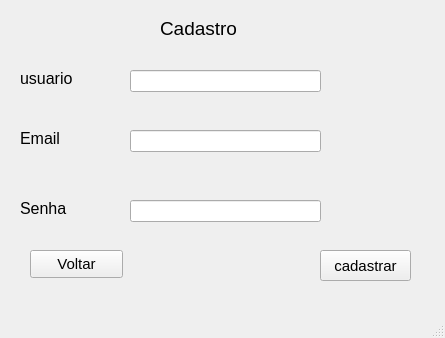
<?xml version="1.0" encoding="UTF-8"?>
<ui version="4.0">
 <class>Tela_cadastro_main</class>
 <widget class="QMainWindow" name="Tela_cadastro_main">
  <property name="geometry">
   <rect>
    <x>0</x>
    <y>0</y>
    <width>445</width>
    <height>338</height>
   </rect>
  </property>
  <property name="windowTitle">
   <string>MainWindow</string>
  </property>
  <widget class="QWidget" name="centralwidget">
   <widget class="QLabel" name="label">
    <property name="geometry">
     <rect>
      <x>160</x>
      <y>20</y>
      <width>81</width>
      <height>16</height>
     </rect>
    </property>
    <property name="font">
     <font>
      <pointsize>14</pointsize>
     </font>
    </property>
    <property name="text">
     <string>Cadastro</string>
    </property>
   </widget>
   <widget class="QLabel" name="label_2">
    <property name="geometry">
     <rect>
      <x>20</x>
      <y>70</y>
      <width>71</width>
      <height>16</height>
     </rect>
    </property>
    <property name="font">
     <font>
      <pointsize>12</pointsize>
     </font>
    </property>
    <property name="text">
     <string>usuario </string>
    </property>
   </widget>
   <widget class="QLineEdit" name="line_usuario">
    <property name="geometry">
     <rect>
      <x>130</x>
      <y>70</y>
      <width>191</width>
      <height>22</height>
     </rect>
    </property>
    <property name="font">
     <font>
      <pointsize>11</pointsize>
     </font>
    </property>
   </widget>
   <widget class="QLabel" name="label_3">
    <property name="geometry">
     <rect>
      <x>20</x>
      <y>200</y>
      <width>61</width>
      <height>16</height>
     </rect>
    </property>
    <property name="font">
     <font>
      <pointsize>12</pointsize>
     </font>
    </property>
    <property name="text">
     <string>Senha</string>
    </property>
   </widget>
   <widget class="QLineEdit" name="line_Senha">
    <property name="geometry">
     <rect>
      <x>130</x>
      <y>200</y>
      <width>191</width>
      <height>22</height>
     </rect>
    </property>
    <property name="font">
     <font>
      <pointsize>11</pointsize>
     </font>
    </property>
   </widget>
   <widget class="QLabel" name="label_4">
    <property name="geometry">
     <rect>
      <x>20</x>
      <y>130</y>
      <width>51</width>
      <height>16</height>
     </rect>
    </property>
    <property name="font">
     <font>
      <pointsize>12</pointsize>
     </font>
    </property>
    <property name="text">
     <string>Email</string>
    </property>
   </widget>
   <widget class="QLineEdit" name="line_email">
    <property name="geometry">
     <rect>
      <x>130</x>
      <y>130</y>
      <width>191</width>
      <height>22</height>
     </rect>
    </property>
    <property name="font">
     <font>
      <pointsize>11</pointsize>
     </font>
    </property>
   </widget>
   <widget class="QPushButton" name="btn_cadastrar">
    <property name="geometry">
     <rect>
      <x>320</x>
      <y>250</y>
      <width>91</width>
      <height>31</height>
     </rect>
    </property>
    <property name="font">
     <font>
      <pointsize>11</pointsize>
     </font>
    </property>
    <property name="text">
     <string>cadastrar</string>
    </property>
   </widget>
   <widget class="QPushButton" name="btn_voltar">
    <property name="geometry">
     <rect>
      <x>30</x>
      <y>250</y>
      <width>93</width>
      <height>28</height>
     </rect>
    </property>
    <property name="font">
     <font>
      <pointsize>11</pointsize>
     </font>
    </property>
    <property name="text">
     <string>Voltar</string>
    </property>
   </widget>
  </widget>
  <widget class="QMenuBar" name="menubar">
   <property name="geometry">
    <rect>
     <x>0</x>
     <y>0</y>
     <width>445</width>
     <height>26</height>
    </rect>
   </property>
  </widget>
  <widget class="QStatusBar" name="statusbar"/>
 </widget>
 <resources/>
 <connections/>
</ui>
